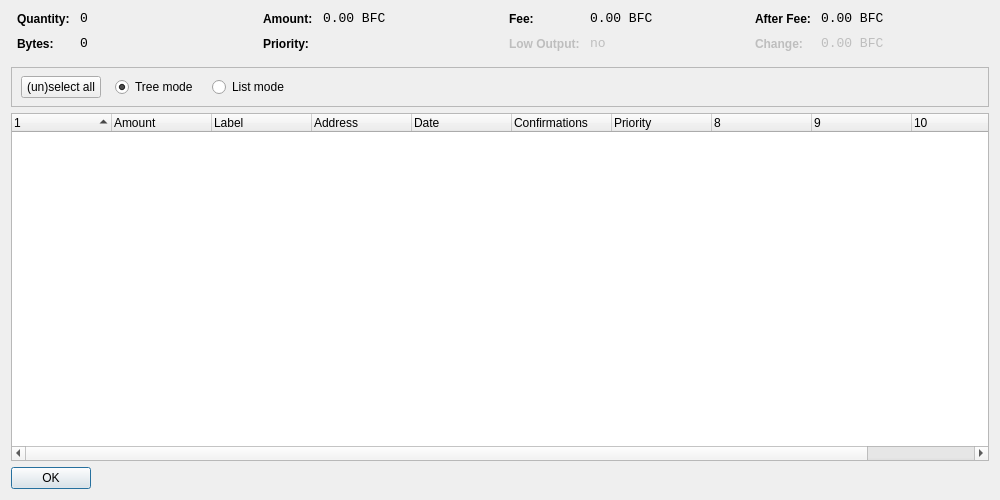
<?xml version="1.0" encoding="UTF-8"?>
<ui version="4.0">
 <class>CoinControlDialog</class>
 <widget class="QDialog" name="CoinControlDialog">
  <property name="geometry">
   <rect>
    <x>0</x>
    <y>0</y>
    <width>1000</width>
    <height>500</height>
   </rect>
  </property>
  <property name="windowTitle">
   <string>Coin Control</string>
  </property>
  <layout class="QVBoxLayout" name="verticalLayout">
   <item>
    <layout class="QHBoxLayout" name="horizontalLayoutTop" stretch="0,0,0,0">
     <property name="topMargin">
      <number>0</number>
     </property>
     <property name="bottomMargin">
      <number>10</number>
     </property>
     <item>
      <layout class="QFormLayout" name="formLayoutCoinControl1">
       <property name="horizontalSpacing">
        <number>10</number>
       </property>
       <property name="verticalSpacing">
        <number>10</number>
       </property>
       <property name="leftMargin">
        <number>6</number>
       </property>
       <property name="rightMargin">
        <number>6</number>
       </property>
       <item row="0" column="0">
        <widget class="QLabel" name="labelCoinControlQuantityText">
         <property name="styleSheet">
          <string notr="true">font-weight:bold;</string>
         </property>
         <property name="text">
          <string>Quantity:</string>
         </property>
        </widget>
       </item>
       <item row="0" column="1">
        <widget class="QLabel" name="labelCoinControlQuantity">
         <property name="font">
          <font>
           <family>Monospace</family>
           <pointsize>10</pointsize>
          </font>
         </property>
         <property name="cursor">
          <cursorShape>IBeamCursor</cursorShape>
         </property>
         <property name="contextMenuPolicy">
          <enum>Qt::ActionsContextMenu</enum>
         </property>
         <property name="text">
          <string notr="true">0</string>
         </property>
         <property name="textInteractionFlags">
          <set>Qt::LinksAccessibleByMouse|Qt::TextSelectableByKeyboard|Qt::TextSelectableByMouse</set>
         </property>
        </widget>
       </item>
       <item row="1" column="0">
        <widget class="QLabel" name="labelCoinControlBytesText">
         <property name="styleSheet">
          <string notr="true">font-weight:bold;</string>
         </property>
         <property name="text">
          <string>Bytes:</string>
         </property>
        </widget>
       </item>
       <item row="1" column="1">
        <widget class="QLabel" name="labelCoinControlBytes">
         <property name="font">
          <font>
           <family>Monospace</family>
           <pointsize>10</pointsize>
          </font>
         </property>
         <property name="cursor">
          <cursorShape>IBeamCursor</cursorShape>
         </property>
         <property name="contextMenuPolicy">
          <enum>Qt::ActionsContextMenu</enum>
         </property>
         <property name="text">
          <string notr="true">0</string>
         </property>
         <property name="textInteractionFlags">
          <set>Qt::LinksAccessibleByMouse|Qt::TextSelectableByKeyboard|Qt::TextSelectableByMouse</set>
         </property>
        </widget>
       </item>
      </layout>
     </item>
     <item>
      <layout class="QFormLayout" name="formLayoutCoinControl2">
       <property name="horizontalSpacing">
        <number>10</number>
       </property>
       <property name="verticalSpacing">
        <number>10</number>
       </property>
       <property name="leftMargin">
        <number>6</number>
       </property>
       <property name="rightMargin">
        <number>6</number>
       </property>
       <item row="0" column="0">
        <widget class="QLabel" name="labelCoinControlAmountText">
         <property name="styleSheet">
          <string notr="true">font-weight:bold;</string>
         </property>
         <property name="text">
          <string>Amount:</string>
         </property>
        </widget>
       </item>
       <item row="0" column="1">
        <widget class="QLabel" name="labelCoinControlAmount">
         <property name="font">
          <font>
           <family>Monospace</family>
           <pointsize>10</pointsize>
          </font>
         </property>
         <property name="cursor">
          <cursorShape>IBeamCursor</cursorShape>
         </property>
         <property name="contextMenuPolicy">
          <enum>Qt::ActionsContextMenu</enum>
         </property>
         <property name="text">
          <string notr="true">0.00 BFC</string>
         </property>
         <property name="textInteractionFlags">
          <set>Qt::LinksAccessibleByMouse|Qt::TextSelectableByKeyboard|Qt::TextSelectableByMouse</set>
         </property>
        </widget>
       </item>
       <item row="1" column="0">
        <widget class="QLabel" name="labelCoinControlPriorityText">
         <property name="styleSheet">
          <string notr="true">font-weight:bold;</string>
         </property>
         <property name="text">
          <string>Priority:</string>
         </property>
        </widget>
       </item>
       <item row="1" column="1">
        <widget class="QLabel" name="labelCoinControlPriority">
         <property name="font">
          <font>
           <family>Monospace</family>
           <pointsize>10</pointsize>
          </font>
         </property>
         <property name="cursor">
          <cursorShape>IBeamCursor</cursorShape>
         </property>
         <property name="contextMenuPolicy">
          <enum>Qt::ActionsContextMenu</enum>
         </property>
         <property name="text">
          <string/>
         </property>
         <property name="textInteractionFlags">
          <set>Qt::LinksAccessibleByMouse|Qt::TextSelectableByKeyboard|Qt::TextSelectableByMouse</set>
         </property>
        </widget>
       </item>
      </layout>
     </item>
     <item>
      <layout class="QFormLayout" name="formLayoutCoinControl3">
       <property name="horizontalSpacing">
        <number>10</number>
       </property>
       <property name="verticalSpacing">
        <number>10</number>
       </property>
       <property name="leftMargin">
        <number>6</number>
       </property>
       <property name="rightMargin">
        <number>6</number>
       </property>
       <item row="0" column="0">
        <widget class="QLabel" name="labelCoinControlFeeText">
         <property name="styleSheet">
          <string notr="true">font-weight:bold;</string>
         </property>
         <property name="text">
          <string>Fee:</string>
         </property>
        </widget>
       </item>
       <item row="0" column="1">
        <widget class="QLabel" name="labelCoinControlFee">
         <property name="font">
          <font>
           <family>Monospace</family>
           <pointsize>10</pointsize>
          </font>
         </property>
         <property name="cursor">
          <cursorShape>IBeamCursor</cursorShape>
         </property>
         <property name="contextMenuPolicy">
          <enum>Qt::ActionsContextMenu</enum>
         </property>
         <property name="text">
          <string notr="true">0.00 BFC</string>
         </property>
         <property name="textInteractionFlags">
          <set>Qt::LinksAccessibleByMouse|Qt::TextSelectableByKeyboard|Qt::TextSelectableByMouse</set>
         </property>
        </widget>
       </item>
       <item row="1" column="0">
        <widget class="QLabel" name="labelCoinControlLowOutputText">
         <property name="enabled">
          <bool>false</bool>
         </property>
         <property name="styleSheet">
          <string notr="true">font-weight:bold;</string>
         </property>
         <property name="text">
          <string>Low Output:</string>
         </property>
        </widget>
       </item>
       <item row="1" column="1">
        <widget class="QLabel" name="labelCoinControlLowOutput">
         <property name="enabled">
          <bool>false</bool>
         </property>
         <property name="font">
          <font>
           <family>Monospace</family>
           <pointsize>10</pointsize>
          </font>
         </property>
         <property name="cursor">
          <cursorShape>IBeamCursor</cursorShape>
         </property>
         <property name="contextMenuPolicy">
          <enum>Qt::ActionsContextMenu</enum>
         </property>
         <property name="text">
          <string notr="true">no</string>
         </property>
         <property name="textInteractionFlags">
          <set>Qt::LinksAccessibleByMouse|Qt::TextSelectableByKeyboard|Qt::TextSelectableByMouse</set>
         </property>
        </widget>
       </item>
      </layout>
     </item>
     <item>
      <layout class="QFormLayout" name="formLayoutCoinControl4">
       <property name="horizontalSpacing">
        <number>10</number>
       </property>
       <property name="verticalSpacing">
        <number>10</number>
       </property>
       <property name="leftMargin">
        <number>6</number>
       </property>
       <property name="rightMargin">
        <number>6</number>
       </property>
       <item row="0" column="0">
        <widget class="QLabel" name="labelCoinControlAfterFeeText">
         <property name="styleSheet">
          <string notr="true">font-weight:bold;</string>
         </property>
         <property name="text">
          <string>After Fee:</string>
         </property>
        </widget>
       </item>
       <item row="0" column="1">
        <widget class="QLabel" name="labelCoinControlAfterFee">
         <property name="font">
          <font>
           <family>Monospace</family>
           <pointsize>10</pointsize>
          </font>
         </property>
         <property name="cursor">
          <cursorShape>IBeamCursor</cursorShape>
         </property>
         <property name="contextMenuPolicy">
          <enum>Qt::ActionsContextMenu</enum>
         </property>
         <property name="text">
          <string notr="true">0.00 BFC</string>
         </property>
         <property name="textInteractionFlags">
          <set>Qt::LinksAccessibleByMouse|Qt::TextSelectableByKeyboard|Qt::TextSelectableByMouse</set>
         </property>
        </widget>
       </item>
       <item row="1" column="0">
        <widget class="QLabel" name="labelCoinControlChangeText">
         <property name="enabled">
          <bool>false</bool>
         </property>
         <property name="styleSheet">
          <string notr="true">font-weight:bold;</string>
         </property>
         <property name="text">
          <string>Change:</string>
         </property>
        </widget>
       </item>
       <item row="1" column="1">
        <widget class="QLabel" name="labelCoinControlChange">
         <property name="enabled">
          <bool>false</bool>
         </property>
         <property name="font">
          <font>
           <family>Monospace</family>
           <pointsize>10</pointsize>
          </font>
         </property>
         <property name="cursor">
          <cursorShape>IBeamCursor</cursorShape>
         </property>
         <property name="contextMenuPolicy">
          <enum>Qt::ActionsContextMenu</enum>
         </property>
         <property name="text">
          <string notr="true">0.00 BFC</string>
         </property>
         <property name="textInteractionFlags">
          <set>Qt::LinksAccessibleByMouse|Qt::TextSelectableByKeyboard|Qt::TextSelectableByMouse</set>
         </property>
        </widget>
       </item>
      </layout>
     </item>
    </layout>
   </item>
   <item>
    <widget class="QFrame" name="frame">
     <property name="minimumSize">
      <size>
       <width>0</width>
       <height>40</height>
      </size>
     </property>
     <property name="frameShape">
      <enum>QFrame::StyledPanel</enum>
     </property>
     <widget class="QWidget" name="horizontalLayoutWidget">
      <property name="geometry">
       <rect>
        <x>10</x>
        <y>0</y>
        <width>781</width>
        <height>41</height>
       </rect>
      </property>
      <layout class="QHBoxLayout" name="horizontalLayoutPanel" stretch="0,0,0,0">
       <property name="spacing">
        <number>14</number>
       </property>
       <item>
        <widget class="QPushButton" name="pushButtonSelectAll">
         <property name="sizePolicy">
          <sizepolicy hsizetype="Maximum" vsizetype="Fixed">
           <horstretch>0</horstretch>
           <verstretch>0</verstretch>
          </sizepolicy>
         </property>
         <property name="text">
          <string>(un)select all</string>
         </property>
        </widget>
       </item>
       <item>
        <widget class="QRadioButton" name="radioTreeMode">
         <property name="sizePolicy">
          <sizepolicy hsizetype="Maximum" vsizetype="Fixed">
           <horstretch>0</horstretch>
           <verstretch>0</verstretch>
          </sizepolicy>
         </property>
         <property name="text">
          <string>Tree mode</string>
         </property>
         <property name="checked">
          <bool>true</bool>
         </property>
        </widget>
       </item>
       <item>
        <widget class="QRadioButton" name="radioListMode">
         <property name="sizePolicy">
          <sizepolicy hsizetype="Maximum" vsizetype="Fixed">
           <horstretch>0</horstretch>
           <verstretch>0</verstretch>
          </sizepolicy>
         </property>
         <property name="text">
          <string>List mode</string>
         </property>
        </widget>
       </item>
       <item>
        <spacer name="horizontalSpacer">
         <property name="orientation">
          <enum>Qt::Horizontal</enum>
         </property>
         <property name="sizeHint" stdset="0">
          <size>
           <width>40</width>
           <height>20</height>
          </size>
         </property>
        </spacer>
       </item>
      </layout>
     </widget>
    </widget>
   </item>
   <item>
    <widget class="CoinControlTreeWidget" name="treeWidget">
     <property name="contextMenuPolicy">
      <enum>Qt::CustomContextMenu</enum>
     </property>
     <property name="sortingEnabled">
      <bool>false</bool>
     </property>
     <property name="columnCount">
      <number>11</number>
     </property>
     <attribute name="headerShowSortIndicator" stdset="0">
      <bool>true</bool>
     </attribute>
     <attribute name="headerStretchLastSection">
      <bool>false</bool>
     </attribute>
     <column>
      <property name="text">
       <string/>
      </property>
     </column>
     <column>
      <property name="text">
       <string>Amount</string>
      </property>
     </column>
     <column>
      <property name="text">
       <string>Label</string>
      </property>
     </column>
     <column>
      <property name="text">
       <string>Address</string>
      </property>
     </column>
     <column>
      <property name="text">
       <string>Date</string>
      </property>
     </column>
     <column>
      <property name="text">
       <string>Confirmations</string>
      </property>
      <property name="toolTip">
       <string>Confirmed</string>
      </property>
     </column>
     <column>
      <property name="text">
       <string>Priority</string>
      </property>
     </column>
     <column>
      <property name="text">
       <string/>
      </property>
     </column>
     <column>
      <property name="text">
       <string/>
      </property>
     </column>
     <column>
      <property name="text">
       <string/>
      </property>
     </column>
     <column>
      <property name="text">
       <string/>
      </property>
     </column>
    </widget>
   </item>
   <item>
    <widget class="QDialogButtonBox" name="buttonBox">
     <property name="sizePolicy">
      <sizepolicy hsizetype="Maximum" vsizetype="Fixed">
       <horstretch>0</horstretch>
       <verstretch>0</verstretch>
      </sizepolicy>
     </property>
     <property name="orientation">
      <enum>Qt::Horizontal</enum>
     </property>
     <property name="standardButtons">
      <set>QDialogButtonBox::Ok</set>
     </property>
    </widget>
   </item>
  </layout>
 </widget>
 <customwidgets>
  <customwidget>
   <class>CoinControlTreeWidget</class>
   <extends>QTreeWidget</extends>
   <header>coincontroltreewidget.h</header>
  </customwidget>
 </customwidgets>
 <resources/>
 <connections/>
</ui>
